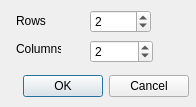
<?xml version="1.0" encoding="UTF-8"?>
<ui version="4.0">
 <class>insertTable</class>
 <widget class="QDialog" name="insertTable">
  <property name="geometry">
   <rect>
    <x>0</x>
    <y>0</y>
    <width>196</width>
    <height>107</height>
   </rect>
  </property>
  <property name="windowTitle">
   <string>Dialog</string>
  </property>
  <widget class="QDialogButtonBox" name="buttonBox">
   <property name="geometry">
    <rect>
     <x>18</x>
     <y>70</y>
     <width>171</width>
     <height>32</height>
    </rect>
   </property>
   <property name="orientation">
    <enum>Qt::Horizontal</enum>
   </property>
   <property name="standardButtons">
    <set>QDialogButtonBox::Cancel|QDialogButtonBox::Ok</set>
   </property>
  </widget>
  <widget class="QSpinBox" name="rowcount">
   <property name="geometry">
    <rect>
     <x>90</x>
     <y>10</y>
     <width>61</width>
     <height>23</height>
    </rect>
   </property>
   <property name="minimum">
    <number>1</number>
   </property>
   <property name="value">
    <number>2</number>
   </property>
  </widget>
  <widget class="QSpinBox" name="cellcount">
   <property name="geometry">
    <rect>
     <x>90</x>
     <y>40</y>
     <width>63</width>
     <height>23</height>
    </rect>
   </property>
   <property name="minimum">
    <number>1</number>
   </property>
   <property name="value">
    <number>2</number>
   </property>
  </widget>
  <widget class="QLabel" name="label">
   <property name="geometry">
    <rect>
     <x>16</x>
     <y>14</y>
     <width>45</width>
     <height>13</height>
    </rect>
   </property>
   <property name="text">
    <string>Rows</string>
   </property>
  </widget>
  <widget class="QLabel" name="label_2">
   <property name="geometry">
    <rect>
     <x>16</x>
     <y>42</y>
     <width>45</width>
     <height>13</height>
    </rect>
   </property>
   <property name="text">
    <string>Columns</string>
   </property>
  </widget>
 </widget>
 <resources/>
 <connections>
  <connection>
   <sender>buttonBox</sender>
   <signal>accepted()</signal>
   <receiver>insertTable</receiver>
   <slot>accept()</slot>
   <hints>
    <hint type="sourcelabel">
     <x>248</x>
     <y>254</y>
    </hint>
    <hint type="destinationlabel">
     <x>157</x>
     <y>274</y>
    </hint>
   </hints>
  </connection>
  <connection>
   <sender>buttonBox</sender>
   <signal>rejected()</signal>
   <receiver>insertTable</receiver>
   <slot>reject()</slot>
   <hints>
    <hint type="sourcelabel">
     <x>316</x>
     <y>260</y>
    </hint>
    <hint type="destinationlabel">
     <x>286</x>
     <y>274</y>
    </hint>
   </hints>
  </connection>
 </connections>
</ui>
